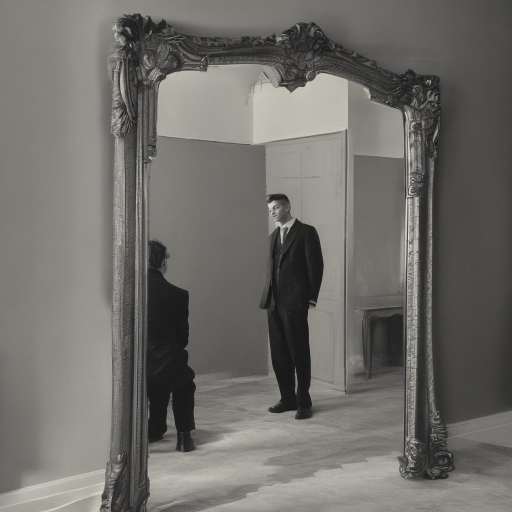
#> input picture testing_scripts/examples/A man In front of the mirror.jpg, 1024 x 1024 px (shown at 1/2 size)
$ jupyter execute --allow-errors img2mask.ipynb   (shell and % lines are left out)
#> lines starting #> are read from the running program, lines starting #| are printed output that depends on the picture
[cell 1]
!cd /root/LD-ZNet && pip install -e .


import sys
sys.path.append('../')


from huggingface_hub import login

#> (the rest of this cell did not finish here and is left out)

[cell 2]
# !wget --header="Authorization: Bearer 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" https://huggingface.co/CompVis/stable-diffusion-v-1-4-original/resolve/main/sd-v1-4-full-ema.ckpt -O ../checkpoints/Stable-diffusion-v1/sd-v1-4-full-ema.ckpt

# !gdown --id 17zH2jGRq8zbRGFnw2xw8q8iJ8aE0ZyZz -O ../checkpoints/LDZNet_txt2mask.ckpt

# !wget https://dl.fbaipublicfiles.com/segment_anything/sam_vit_h_4b8939.pth -O ../checkpoints/sam_vit_h.pth

[cell 3]
"""make variations of input image"""

import math
import PIL
import os
import cv2
import torch
import numpy as np
from omegaconf import OmegaConf
from PIL import Image
from tqdm import tqdm
from itertools import islice
from einops import repeat
from pytorch_lightning import seed_everything
from diffusers import StableDiffusionXLPipeline
from segment_anything import SamAutomaticMaskGenerator, sam_model_registry

from ldm_seg.util import instantiate_from_config
import matplotlib.pyplot as plt

torch.cuda.empty_cache()
#> (this line was passed over: torch is not available in this run)

# [32 lines left out: function load_model_from_config, not called in this run]

def load_img(path):
    image = Image.open(path).convert("RGB")
#> image is the input picture: PIL image 1024x1024 RGB; mean R, G, B 111.1, 109.5, 105.1
    w, h = image.size
#> w = 1024; h = 1024
    # print(f"loaded input image of size ({w}, {h}) from {path}")
    aspect_ratio = float(h)/w
#> aspect_ratio = 1
    new_w = int(math.sqrt(384*384 / aspect_ratio))
#> new_w = 384
    new_h = int(aspect_ratio*new_w)
#> new_h = 384
    new_w, new_h = map(lambda x: x - x % 64, (new_w, new_h))  # resize to integer multiple of 64
    # w, h = 384, 384
    image = image.resize((new_w, new_h), resample=PIL.Image.LANCZOS)
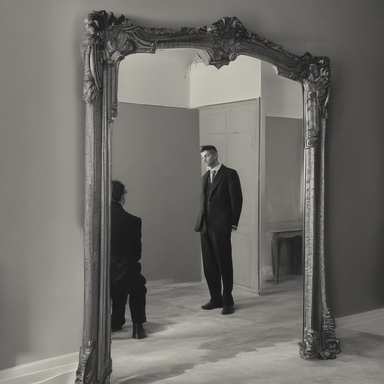
#> image: PIL image 384x384 RGB; mean R, G, B 111.1, 109.5, 105.1
    image = np.array(image).astype(np.float32) / 255.0
#> image: shape (384, 384, 3) float32
    image = image[None].transpose(0, 3, 1, 2)
    image = torch.from_numpy(image)
    return 2.*image - 1.


# TODO: Move this to another place?
# TODO: Add input tests
# [64 lines left out: functions check_if_masks_are_partially_overlapping, mean_values_of_heatmap_inside_masks_is_significant, heatmap_to_grayscale, calculate_mean_value_of_heatmap_inside_mask, not called in this run]
